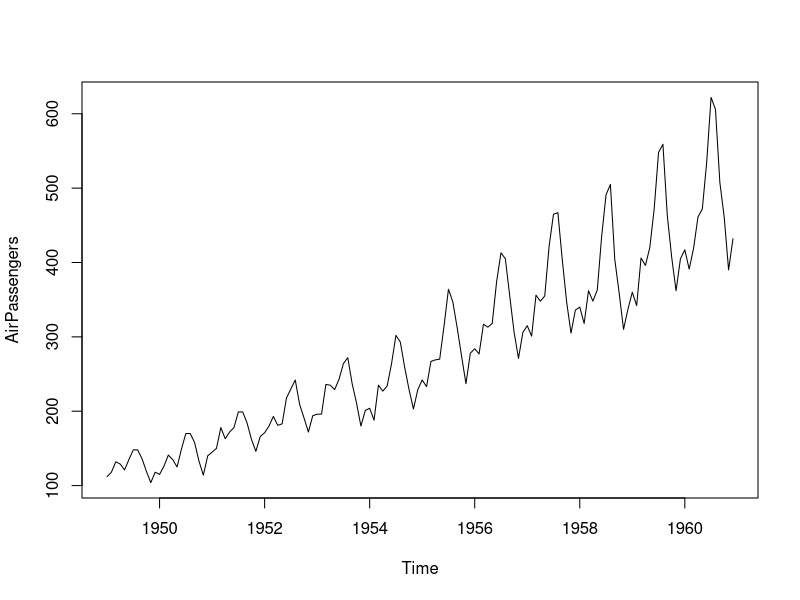
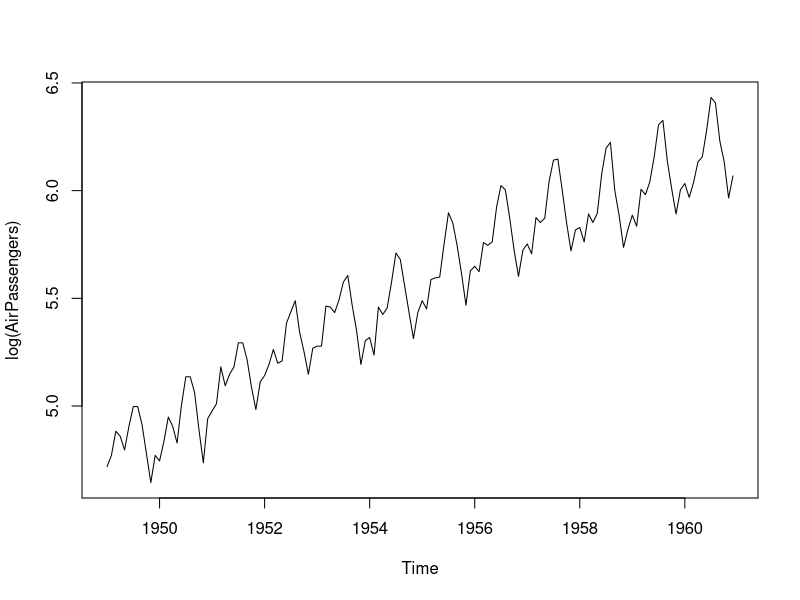
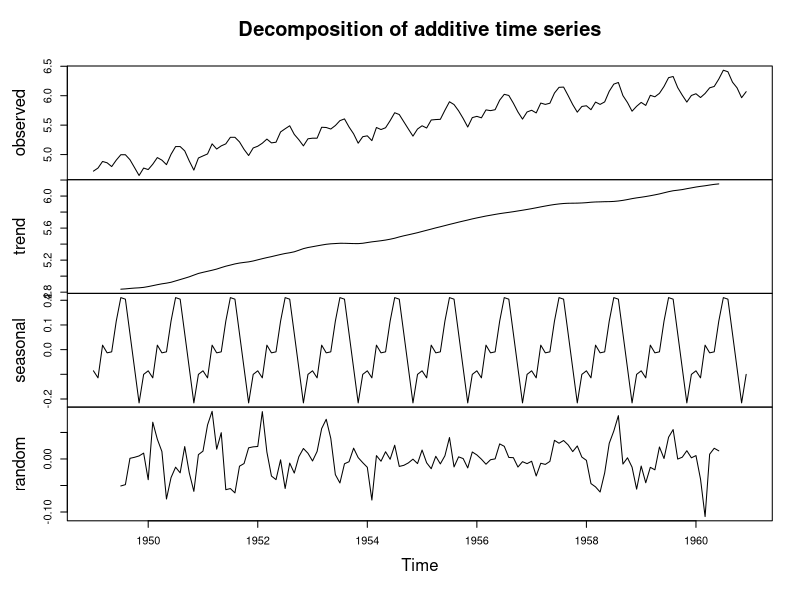
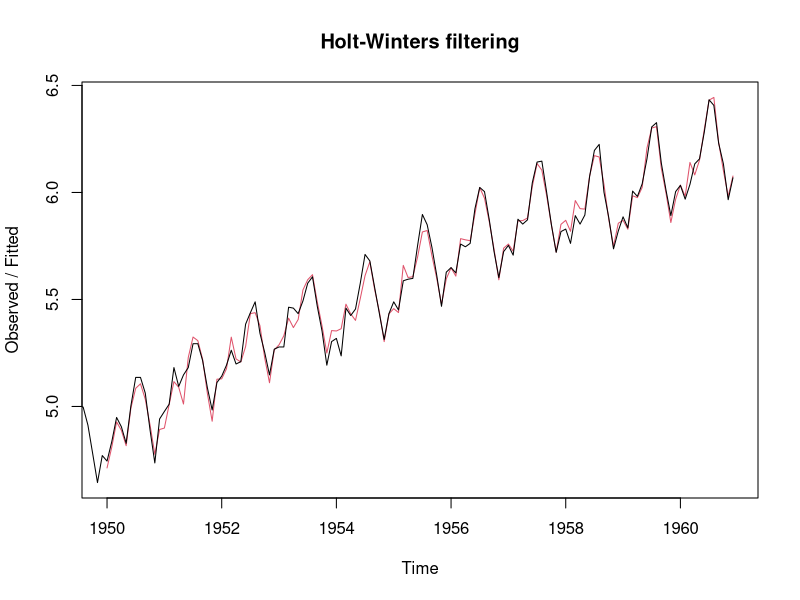
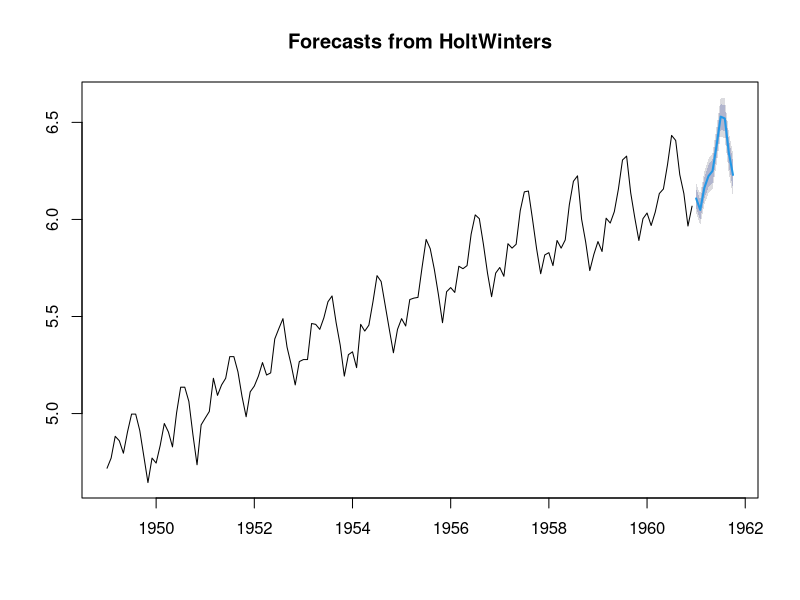
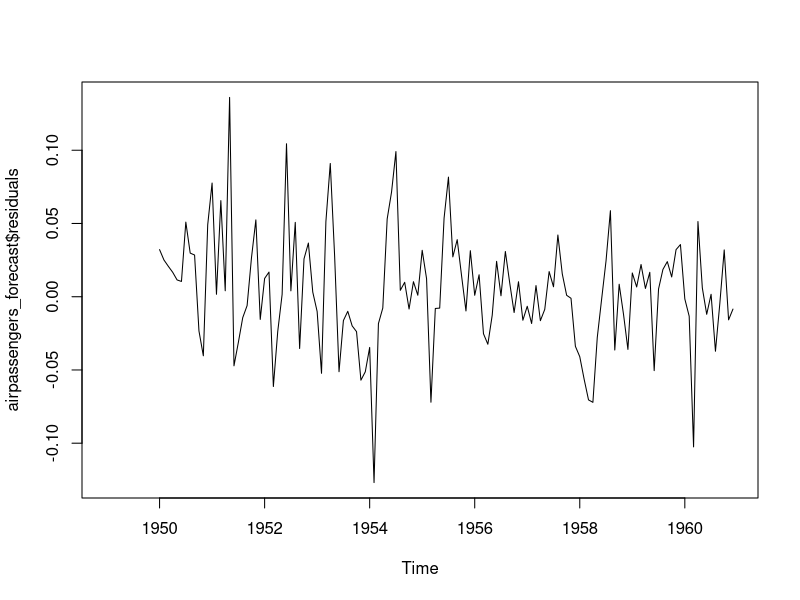
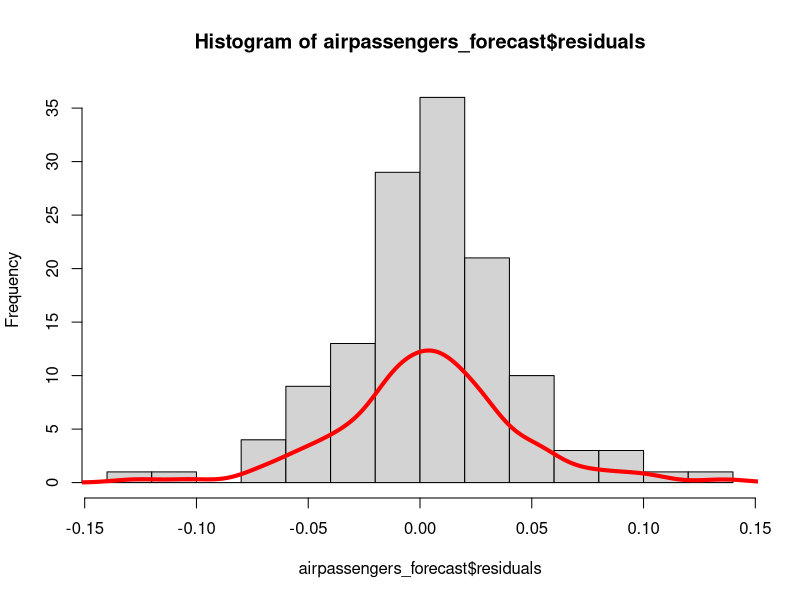
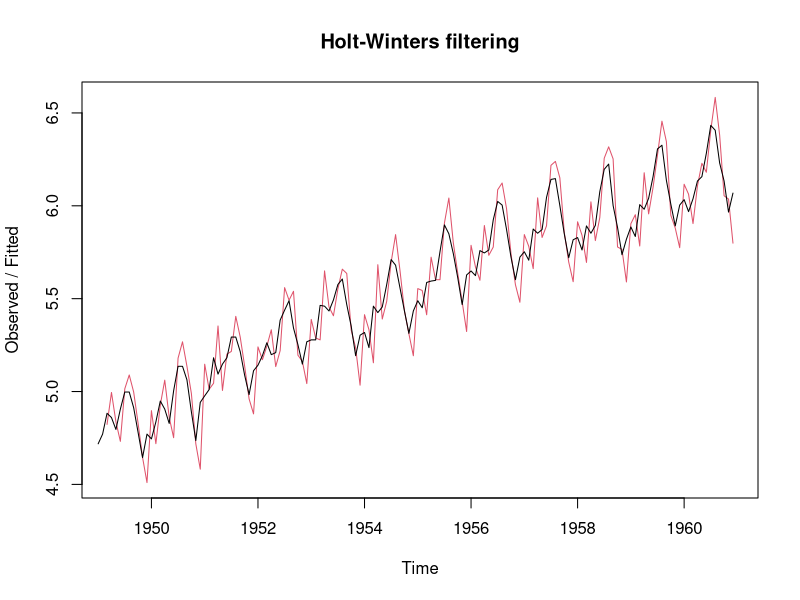

The R source for these figures, in order:
## ---- chunk 1
library(forecast)

#alpha : the estimates of the level at the current time point
#beta  : slope b of the trend component at the current time point
#gamma : the seasonal #component at the current time point
#The parameters alpha, beta and gamma all have values between 0 and 1, and values that are close to 0 mean that relatively little weight is placed on the most recent observations when making forecasts of future values.

#head(AirPassengers)
#summary(AirPassengers)
plot(AirPassengers)
plot(log(AirPassengers))
airPassengers_dc <- decompose(log(AirPassengers))
plot(airPassengers_dc)
#airPassengers_dc$seasonal

airpassengersH <- HoltWinters(log(AirPassengers))
airpassengersH
plot(airpassengersH)
airpassengers_forecast <- forecast(airpassengersH, h=10)
airpassengers_forecast
plot(airpassengers_forecast)
plot(airpassengers_forecast$residuals)
hist(airpassengers_forecast$residuals,breaks=10)
lines(density(airpassengers_forecast$residuals, na.rm=T), col="red",lwd=4)

HoltWinters_airpassengers1 <- HoltWinters(log(AirPassengers), beta = TRUE, gamma=FALSE, alpha=TRUE)
#HoltWinters_airpassengers1 <- HoltWinters(log(AirPassengers), beta = FALSE, gamma=TRUE, alpha=TRUE)
plot(HoltWinters_airpassengers1)
airpassengers_forecast1 <- forecast(HoltWinters_airpassengers1,h=10)
forecast(HoltWinters_airpassengers1,h=10)
plot(forecast(airpassengers_forecast1, h= 10))
hist(airpassengers_forecast1$residuals,breaks=10)
lines(density(airpassengers_forecast1$residuals, na.rm=T), col="red",lwd=4)

## ---- chunk 2
library(forecast)
library(tseries)
library(TTR)
#wineind
#summary(wineind)
plot(wineind)
wineind_ts <- ts(wineind, start=c(1980), frequency = 12)


wineind_dc <- decompose(wineind_ts)
plot(wineind_dc)
#wineind_dc$seasonal

diff1 <- diff(wineind_ts, lag =  1)
#diff1 <- diff(wineind,lag = 2)
plot(diff1)

acf(diff1, lag.max = 20)
pacf(diff1)

auto.arima(wineind_ts)
arimaModel <- Arima(wineind_ts, seasonal = c(0,1,1), include.drift = T)
arimaModel
plot(arimaModel)
arimaforecast <- forecast(arimaModel, h=10)
forecast(arimaModel, h=10)
plot(arimaforecast)
#auto.arima(wineind_ts, trace = T)

holtwintersModel <- HoltWinters(wineind_ts)
holtwintersModel
plot(holtwintersModel)
holtwintersforecast <- forecast(holtwintersModel, h=10)
forecast(holtwintersModel, h=10)
plot(holtwintersforecast)

